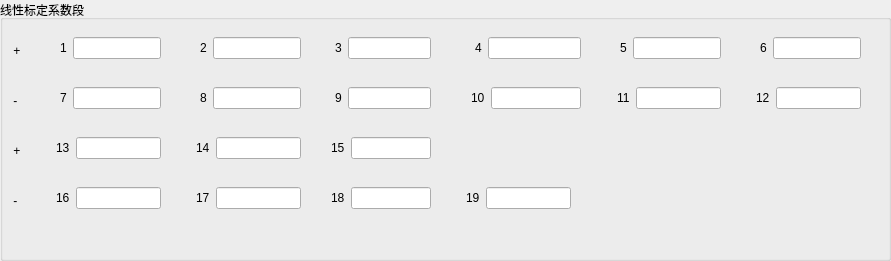
  <widget class="QGroupBox" name="groupBox_2">
   <property name="geometry">
    <rect>
     <x>20</x>
     <y>270</y>
     <width>891</width>
     <height>261</height>
    </rect>
   </property>
   <property name="title">
    <string>线性标定系数段</string>
   </property>
   <widget class="QWidget" name="layoutWidget_5">
    <property name="geometry">
     <rect>
      <x>40</x>
      <y>30</y>
      <width>121</width>
      <height>37</height>
     </rect>
    </property>
    <layout class="QGridLayout" name="gridLayout_3">
     <item row="1" column="1">
      <widget class="QLabel" name="label_2">
       <property name="text">
        <string>1</string>
       </property>
      </widget>
     </item>
     <item row="1" column="2">
      <widget class="QLineEdit" name="le1_2"/>
     </item>
     <item row="0" column="2">
      <spacer name="verticalSpacer_9">
       <property name="orientation">
        <enum>Qt::Vertical</enum>
       </property>
       <property name="sizeHint" stdset="0">
        <size>
         <width>20</width>
         <height>40</height>
        </size>
       </property>
      </spacer>
     </item>
     <item row="2" column="2">
      <spacer name="verticalSpacer_10">
       <property name="orientation">
        <enum>Qt::Vertical</enum>
       </property>
       <property name="sizeHint" stdset="0">
        <size>
         <width>20</width>
         <height>40</height>
        </size>
       </property>
      </spacer>
     </item>
     <item row="1" column="0">
      <spacer name="horizontalSpacer_5">
       <property name="orientation">
        <enum>Qt::Horizontal</enum>
       </property>
       <property name="sizeHint" stdset="0">
        <size>
         <width>40</width>
         <height>20</height>
        </size>
       </property>
      </spacer>
     </item>
    </layout>
   </widget>
   <widget class="QWidget" name="layoutWidget_6">
    <property name="geometry">
     <rect>
      <x>180</x>
      <y>30</y>
      <width>121</width>
      <height>37</height>
     </rect>
    </property>
    <layout class="QGridLayout" name="gridLayout_7">
     <item row="1" column="1">
      <widget class="QLabel" name="label_6">
       <property name="text">
        <string>2</string>
       </property>
      </widget>
     </item>
     <item row="1" column="2">
      <widget class="QLineEdit" name="le2_2"/>
     </item>
     <item row="0" column="2">
      <spacer name="verticalSpacer_11">
       <property name="orientation">
        <enum>Qt::Vertical</enum>
       </property>
       <property name="sizeHint" stdset="0">
        <size>
         <width>20</width>
         <height>40</height>
        </size>
       </property>
      </spacer>
     </item>
     <item row="2" column="2">
      <spacer name="verticalSpacer_12">
       <property name="orientation">
        <enum>Qt::Vertical</enum>
       </property>
       <property name="sizeHint" stdset="0">
        <size>
         <width>20</width>
         <height>40</height>
        </size>
       </property>
      </spacer>
     </item>
     <item row="1" column="0">
      <spacer name="horizontalSpacer_6">
       <property name="orientation">
        <enum>Qt::Horizontal</enum>
       </property>
       <property name="sizeHint" stdset="0">
        <size>
         <width>40</width>
         <height>20</height>
        </size>
       </property>
      </spacer>
     </item>
    </layout>
   </widget>
   <widget class="QWidget" name="layoutWidget_7">
    <property name="geometry">
     <rect>
      <x>320</x>
      <y>30</y>
      <width>111</width>
      <height>37</height>
     </rect>
    </property>
    <layout class="QGridLayout" name="gridLayout_8">
     <item row="1" column="1">
      <widget class="QLabel" name="label_7">
       <property name="text">
        <string>3</string>
       </property>
      </widget>
     </item>
     <item row="1" column="2">
      <widget class="QLineEdit" name="le3_2"/>
     </item>
     <item row="0" column="2">
      <spacer name="verticalSpacer_13">
       <property name="orientation">
        <enum>Qt::Vertical</enum>
       </property>
       <property name="sizeHint" stdset="0">
        <size>
         <width>20</width>
         <height>40</height>
        </size>
       </property>
      </spacer>
     </item>
     <item row="2" column="2">
      <spacer name="verticalSpacer_14">
       <property name="orientation">
        <enum>Qt::Vertical</enum>
       </property>
       <property name="sizeHint" stdset="0">
        <size>
         <width>20</width>
         <height>40</height>
        </size>
       </property>
      </spacer>
     </item>
     <item row="1" column="0">
      <spacer name="horizontalSpacer_7">
       <property name="orientation">
        <enum>Qt::Horizontal</enum>
       </property>
       <property name="sizeHint" stdset="0">
        <size>
         <width>40</width>
         <height>20</height>
        </size>
       </property>
      </spacer>
     </item>
    </layout>
   </widget>
   <widget class="QWidget" name="layoutWidget_8">
    <property name="geometry">
     <rect>
      <x>450</x>
      <y>30</y>
      <width>131</width>
      <height>37</height>
     </rect>
    </property>
    <layout class="QGridLayout" name="gridLayout_9">
     <item row="1" column="1">
      <widget class="QLabel" name="label_8">
       <property name="text">
        <string>4</string>
       </property>
      </widget>
     </item>
     <item row="1" column="2">
      <widget class="QLineEdit" name="le4_2"/>
     </item>
     <item row="0" column="2">
      <spacer name="verticalSpacer_15">
       <property name="orientation">
        <enum>Qt::Vertical</enum>
       </property>
       <property name="sizeHint" stdset="0">
        <size>
         <width>20</width>
         <height>40</height>
        </size>
       </property>
      </spacer>
     </item>
     <item row="2" column="2">
      <spacer name="verticalSpacer_16">
       <property name="orientation">
        <enum>Qt::Vertical</enum>
       </property>
       <property name="sizeHint" stdset="0">
        <size>
         <width>20</width>
         <height>40</height>
        </size>
       </property>
      </spacer>
     </item>
     <item row="1" column="0">
      <spacer name="horizontalSpacer_8">
       <property name="orientation">
        <enum>Qt::Horizontal</enum>
       </property>
       <property name="sizeHint" stdset="0">
        <size>
         <width>40</width>
         <height>20</height>
        </size>
       </property>
      </spacer>
     </item>
    </layout>
   </widget>
   <widget class="QWidget" name="layoutWidget_25">
    <property name="geometry">
     <rect>
      <x>740</x>
      <y>30</y>
      <width>121</width>
      <height>37</height>
     </rect>
    </property>
    <layout class="QGridLayout" name="gridLayout_29">
     <item row="1" column="1">
      <widget class="QLabel" name="label_28">
       <property name="text">
        <string>6</string>
       </property>
      </widget>
     </item>
     <item row="1" column="2">
      <widget class="QLineEdit" name="le6_2"/>
     </item>
     <item row="0" column="2">
      <spacer name="verticalSpacer_53">
       <property name="orientation">
        <enum>Qt::Vertical</enum>
       </property>
       <property name="sizeHint" stdset="0">
        <size>
         <width>20</width>
         <height>40</height>
        </size>
       </property>
      </spacer>
     </item>
     <item row="2" column="2">
      <spacer name="verticalSpacer_54">
       <property name="orientation">
        <enum>Qt::Vertical</enum>
       </property>
       <property name="sizeHint" stdset="0">
        <size>
         <width>20</width>
         <height>40</height>
        </size>
       </property>
      </spacer>
     </item>
     <item row="1" column="0">
      <spacer name="horizontalSpacer_27">
       <property name="orientation">
        <enum>Qt::Horizontal</enum>
       </property>
       <property name="sizeHint" stdset="0">
        <size>
         <width>40</width>
         <height>20</height>
        </size>
       </property>
      </spacer>
     </item>
    </layout>
   </widget>
   <widget class="QWidget" name="layoutWidget_26">
    <property name="geometry">
     <rect>
      <x>40</x>
      <y>80</y>
      <width>121</width>
      <height>37</height>
     </rect>
    </property>
    <layout class="QGridLayout" name="gridLayout_30">
     <item row="1" column="1">
      <widget class="QLabel" name="label_29">
       <property name="text">
        <string>7</string>
       </property>
      </widget>
     </item>
     <item row="1" column="2">
      <widget class="QLineEdit" name="le7_2"/>
     </item>
     <item row="0" column="2">
      <spacer name="verticalSpacer_55">
       <property name="orientation">
        <enum>Qt::Vertical</enum>
       </property>
       <property name="sizeHint" stdset="0">
        <size>
         <width>20</width>
         <height>40</height>
        </size>
       </property>
      </spacer>
     </item>
     <item row="2" column="2">
      <spacer name="verticalSpacer_56">
       <property name="orientation">
        <enum>Qt::Vertical</enum>
       </property>
       <property name="sizeHint" stdset="0">
        <size>
         <width>20</width>
         <height>40</height>
        </size>
       </property>
      </spacer>
     </item>
     <item row="1" column="0">
      <spacer name="horizontalSpacer_28">
       <property name="orientation">
        <enum>Qt::Horizontal</enum>
       </property>
       <property name="sizeHint" stdset="0">
        <size>
         <width>40</width>
         <height>20</height>
        </size>
       </property>
      </spacer>
     </item>
    </layout>
   </widget>
   <widget class="QWidget" name="layoutWidget_27">
    <property name="geometry">
     <rect>
      <x>600</x>
      <y>30</y>
      <width>121</width>
      <height>37</height>
     </rect>
    </property>
    <layout class="QGridLayout" name="gridLayout_31">
     <item row="1" column="1">
      <widget class="QLabel" name="label_30">
       <property name="text">
        <string>5</string>
       </property>
      </widget>
     </item>
     <item row="1" column="2">
      <widget class="QLineEdit" name="le5_2"/>
     </item>
     <item row="0" column="2">
      <spacer name="verticalSpacer_57">
       <property name="orientation">
        <enum>Qt::Vertical</enum>
       </property>
       <property name="sizeHint" stdset="0">
        <size>
         <width>20</width>
         <height>40</height>
        </size>
       </property>
      </spacer>
     </item>
     <item row="2" column="2">
      <spacer name="verticalSpacer_58">
       <property name="orientation">
        <enum>Qt::Vertical</enum>
       </property>
       <property name="sizeHint" stdset="0">
        <size>
         <width>20</width>
         <height>40</height>
        </size>
       </property>
      </spacer>
     </item>
     <item row="1" column="0">
      <spacer name="horizontalSpacer_29">
       <property name="orientation">
        <enum>Qt::Horizontal</enum>
       </property>
       <property name="sizeHint" stdset="0">
        <size>
         <width>40</width>
         <height>20</height>
        </size>
       </property>
      </spacer>
     </item>
    </layout>
   </widget>
   <widget class="QWidget" name="layoutWidget_28">
    <property name="geometry">
     <rect>
      <x>180</x>
      <y>80</y>
      <width>121</width>
      <height>37</height>
     </rect>
    </property>
    <layout class="QGridLayout" name="gridLayout_32">
     <item row="1" column="1">
      <widget class="QLabel" name="label_31">
       <property name="text">
        <string>8</string>
       </property>
      </widget>
     </item>
     <item row="1" column="2">
      <widget class="QLineEdit" name="le8_2"/>
     </item>
     <item row="0" column="2">
      <spacer name="verticalSpacer_59">
       <property name="orientation">
        <enum>Qt::Vertical</enum>
       </property>
       <property name="sizeHint" stdset="0">
        <size>
         <width>20</width>
         <height>40</height>
        </size>
       </property>
      </spacer>
     </item>
     <item row="2" column="2">
      <spacer name="verticalSpacer_60">
       <property name="orientation">
        <enum>Qt::Vertical</enum>
       </property>
       <property name="sizeHint" stdset="0">
        <size>
         <width>20</width>
         <height>40</height>
        </size>
       </property>
      </spacer>
     </item>
     <item row="1" column="0">
      <spacer name="horizontalSpacer_30">
       <property name="orientation">
        <enum>Qt::Horizontal</enum>
       </property>
       <property name="sizeHint" stdset="0">
        <size>
         <width>40</width>
         <height>20</height>
        </size>
       </property>
      </spacer>
     </item>
    </layout>
   </widget>
   <widget class="QWidget" name="layoutWidget_29">
    <property name="geometry">
     <rect>
      <x>320</x>
      <y>80</y>
      <width>111</width>
      <height>37</height>
     </rect>
    </property>
    <layout class="QGridLayout" name="gridLayout_33">
     <item row="1" column="1">
      <widget class="QLabel" name="label_32">
       <property name="text">
        <string>9</string>
       </property>
      </widget>
     </item>
     <item row="1" column="2">
      <widget class="QLineEdit" name="le9_2"/>
     </item>
     <item row="0" column="2">
      <spacer name="verticalSpacer_61">
       <property name="orientation">
        <enum>Qt::Vertical</enum>
       </property>
       <property name="sizeHint" stdset="0">
        <size>
         <width>20</width>
         <height>40</height>
        </size>
       </property>
      </spacer>
     </item>
     <item row="2" column="2">
      <spacer name="verticalSpacer_62">
       <property name="orientation">
        <enum>Qt::Vertical</enum>
       </property>
       <property name="sizeHint" stdset="0">
        <size>
         <width>20</width>
         <height>40</height>
        </size>
       </property>
      </spacer>
     </item>
     <item row="1" column="0">
      <spacer name="horizontalSpacer_31">
       <property name="orientation">
        <enum>Qt::Horizontal</enum>
       </property>
       <property name="sizeHint" stdset="0">
        <size>
         <width>40</width>
         <height>20</height>
        </size>
       </property>
      </spacer>
     </item>
    </layout>
   </widget>
   <widget class="QWidget" name="layoutWidget_30">
    <property name="geometry">
     <rect>
      <x>450</x>
      <y>80</y>
      <width>131</width>
      <height>37</height>
     </rect>
    </property>
    <layout class="QGridLayout" name="gridLayout_34">
     <item row="1" column="1">
      <widget class="QLabel" name="label_33">
       <property name="text">
        <string>10</string>
       </property>
      </widget>
     </item>
     <item row="1" column="2">
      <widget class="QLineEdit" name="le10_2"/>
     </item>
     <item row="0" column="2">
      <spacer name="verticalSpacer_63">
       <property name="orientation">
        <enum>Qt::Vertical</enum>
       </property>
       <property name="sizeHint" stdset="0">
        <size>
         <width>20</width>
         <height>40</height>
        </size>
       </property>
      </spacer>
     </item>
     <item row="2" column="2">
      <spacer name="verticalSpacer_64">
       <property name="orientation">
        <enum>Qt::Vertical</enum>
       </property>
       <property name="sizeHint" stdset="0">
        <size>
         <width>20</width>
         <height>40</height>
        </size>
       </property>
      </spacer>
     </item>
     <item row="1" column="0">
      <spacer name="horizontalSpacer_32">
       <property name="orientation">
        <enum>Qt::Horizontal</enum>
       </property>
       <property name="sizeHint" stdset="0">
        <size>
         <width>40</width>
         <height>20</height>
        </size>
       </property>
      </spacer>
     </item>
    </layout>
   </widget>
   <widget class="QWidget" name="layoutWidget_31">
    <property name="geometry">
     <rect>
      <x>600</x>
      <y>80</y>
      <width>121</width>
      <height>37</height>
     </rect>
    </property>
    <layout class="QGridLayout" name="gridLayout_35">
     <item row="1" column="1">
      <widget class="QLabel" name="label_34">
       <property name="text">
        <string>11</string>
       </property>
      </widget>
     </item>
     <item row="1" column="2">
      <widget class="QLineEdit" name="le11_2"/>
     </item>
     <item row="0" column="2">
      <spacer name="verticalSpacer_65">
       <property name="orientation">
        <enum>Qt::Vertical</enum>
       </property>
       <property name="sizeHint" stdset="0">
        <size>
         <width>20</width>
         <height>40</height>
        </size>
       </property>
      </spacer>
     </item>
     <item row="2" column="2">
      <spacer name="verticalSpacer_66">
       <property name="orientation">
        <enum>Qt::Vertical</enum>
       </property>
       <property name="sizeHint" stdset="0">
        <size>
         <width>20</width>
         <height>40</height>
        </size>
       </property>
      </spacer>
     </item>
     <item row="1" column="0">
      <spacer name="horizontalSpacer_33">
       <property name="orientation">
        <enum>Qt::Horizontal</enum>
       </property>
       <property name="sizeHint" stdset="0">
        <size>
         <width>40</width>
         <height>20</height>
        </size>
       </property>
      </spacer>
     </item>
    </layout>
   </widget>
   <widget class="QWidget" name="layoutWidget_32">
    <property name="geometry">
     <rect>
      <x>740</x>
      <y>80</y>
      <width>121</width>
      <height>37</height>
     </rect>
    </property>
    <layout class="QGridLayout" name="gridLayout_36">
     <item row="1" column="1">
      <widget class="QLabel" name="label_35">
       <property name="text">
        <string>12</string>
       </property>
      </widget>
     </item>
     <item row="1" column="2">
      <widget class="QLineEdit" name="le12_2"/>
     </item>
     <item row="0" column="2">
      <spacer name="verticalSpacer_67">
       <property name="orientation">
        <enum>Qt::Vertical</enum>
       </property>
       <property name="sizeHint" stdset="0">
        <size>
         <width>20</width>
         <height>40</height>
        </size>
       </property>
      </spacer>
     </item>
     <item row="2" column="2">
      <spacer name="verticalSpacer_68">
       <property name="orientation">
        <enum>Qt::Vertical</enum>
       </property>
       <property name="sizeHint" stdset="0">
        <size>
         <width>20</width>
         <height>40</height>
        </size>
       </property>
      </spacer>
     </item>
     <item row="1" column="0">
      <spacer name="horizontalSpacer_34">
       <property name="orientation">
        <enum>Qt::Horizontal</enum>
       </property>
       <property name="sizeHint" stdset="0">
        <size>
         <width>40</width>
         <height>20</height>
        </size>
       </property>
      </spacer>
     </item>
    </layout>
   </widget>
   <widget class="QWidget" name="layoutWidget_33">
    <property name="geometry">
     <rect>
      <x>40</x>
      <y>130</y>
      <width>121</width>
      <height>37</height>
     </rect>
    </property>
    <layout class="QGridLayout" name="gridLayout_37">
     <item row="1" column="1">
      <widget class="QLabel" name="label_36">
       <property name="text">
        <string>13</string>
       </property>
      </widget>
     </item>
     <item row="1" column="2">
      <widget class="QLineEdit" name="le13_2"/>
     </item>
     <item row="0" column="2">
      <spacer name="verticalSpacer_69">
       <property name="orientation">
        <enum>Qt::Vertical</enum>
       </property>
       <property name="sizeHint" stdset="0">
        <size>
         <width>20</width>
         <height>40</height>
        </size>
       </property>
      </spacer>
     </item>
     <item row="2" column="2">
      <spacer name="verticalSpacer_70">
       <property name="orientation">
        <enum>Qt::Vertical</enum>
       </property>
       <property name="sizeHint" stdset="0">
        <size>
         <width>20</width>
         <height>40</height>
        </size>
       </property>
      </spacer>
     </item>
     <item row="1" column="0">
      <spacer name="horizontalSpacer_35">
       <property name="orientation">
        <enum>Qt::Horizontal</enum>
       </property>
       <property name="sizeHint" stdset="0">
        <size>
         <width>40</width>
         <height>20</height>
        </size>
       </property>
      </spacer>
     </item>
    </layout>
   </widget>
   <widget class="QWidget" name="layoutWidget_34">
    <property name="geometry">
     <rect>
      <x>180</x>
      <y>130</y>
      <width>121</width>
      <height>37</height>
     </rect>
    </property>
    <layout class="QGridLayout" name="gridLayout_38">
     <item row="1" column="1">
      <widget class="QLabel" name="label_37">
       <property name="text">
        <string>14</string>
       </property>
      </widget>
     </item>
     <item row="1" column="2">
      <widget class="QLineEdit" name="le14_2"/>
     </item>
     <item row="0" column="2">
      <spacer name="verticalSpacer_71">
       <property name="orientation">
        <enum>Qt::Vertical</enum>
       </property>
       <property name="sizeHint" stdset="0">
        <size>
         <width>20</width>
         <height>40</height>
        </size>
       </property>
      </spacer>
     </item>
     <item row="2" column="2">
      <spacer name="verticalSpacer_72">
       <property name="orientation">
        <enum>Qt::Vertical</enum>
       </property>
       <property name="sizeHint" stdset="0">
        <size>
         <width>20</width>
         <height>40</height>
        </size>
       </property>
      </spacer>
     </item>
     <item row="1" column="0">
      <spacer name="horizontalSpacer_36">
       <property name="orientation">
        <enum>Qt::Horizontal</enum>
       </property>
       <property name="sizeHint" stdset="0">
        <size>
         <width>40</width>
         <height>20</height>
        </size>
       </property>
      </spacer>
     </item>
    </layout>
   </widget>
   <widget class="QWidget" name="layoutWidget_35">
    <property name="geometry">
     <rect>
      <x>320</x>
      <y>130</y>
      <width>111</width>
      <height>37</height>
     </rect>
    </property>
    <layout class="QGridLayout" name="gridLayout_39">
     <item row="1" column="1">
      <widget class="QLabel" name="label_38">
       <property name="text">
        <string>15</string>
       </property>
      </widget>
     </item>
     <item row="1" column="2">
      <widget class="QLineEdit" name="le15_2"/>
     </item>
     <item row="0" column="2">
      <spacer name="verticalSpacer_73">
       <property name="orientation">
        <enum>Qt::Vertical</enum>
       </property>
       <property name="sizeHint" stdset="0">
        <size>
         <width>20</width>
         <height>40</height>
        </size>
       </property>
      </spacer>
     </item>
     <item row="2" column="2">
      <spacer name="verticalSpacer_74">
       <property name="orientation">
        <enum>Qt::Vertical</enum>
       </property>
       <property name="sizeHint" stdset="0">
        <size>
         <width>20</width>
         <height>40</height>
        </size>
       </property>
      </spacer>
     </item>
     <item row="1" column="0">
      <spacer name="horizontalSpacer_37">
       <property name="orientation">
        <enum>Qt::Horizontal</enum>
       </property>
       <property name="sizeHint" stdset="0">
        <size>
         <width>40</width>
         <height>20</height>
        </size>
       </property>
      </spacer>
     </item>
    </layout>
   </widget>
   <widget class="QWidget" name="layoutWidget_36">
    <property name="geometry">
     <rect>
      <x>40</x>
      <y>180</y>
      <width>121</width>
      <height>37</height>
     </rect>
    </property>
    <layout class="QGridLayout" name="gridLayout_40">
     <item row="1" column="1">
      <widget class="QLabel" name="label_39">
       <property name="text">
        <string>16</string>
       </property>
      </widget>
     </item>
     <item row="1" column="2">
      <widget class="QLineEdit" name="le16_2"/>
     </item>
     <item row="0" column="2">
      <spacer name="verticalSpacer_75">
       <property name="orientation">
        <enum>Qt::Vertical</enum>
       </property>
       <property name="sizeHint" stdset="0">
        <size>
         <width>20</width>
         <height>40</height>
        </size>
       </property>
      </spacer>
     </item>
     <item row="2" column="2">
      <spacer name="verticalSpacer_76">
       <property name="orientation">
        <enum>Qt::Vertical</enum>
       </property>
       <property name="sizeHint" stdset="0">
        <size>
         <width>20</width>
         <height>40</height>
        </size>
       </property>
      </spacer>
     </item>
     <item row="1" column="0">
      <spacer name="horizontalSpacer_38">
       <property name="orientation">
        <enum>Qt::Horizontal</enum>
       </property>
       <property name="sizeHint" stdset="0">
        <size>
         <width>40</width>
         <height>20</height>
        </size>
       </property>
      </spacer>
     </item>
    </layout>
   </widget>
   <widget class="QWidget" name="layoutWidget_37">
    <property name="geometry">
     <rect>
      <x>450</x>
      <y>180</y>
      <width>121</width>
      <height>37</height>
     </rect>
    </property>
    <layout class="QGridLayout" name="gridLayout_41">
     <item row="1" column="1">
      <widget class="QLabel" name="label_40">
       <property name="text">
        <string>19</string>
       </property>
      </widget>
     </item>
     <item row="1" column="2">
      <widget class="QLineEdit" name="le19_2"/>
     </item>
     <item row="0" column="2">
      <spacer name="verticalSpacer_77">
       <property name="orientation">
        <enum>Qt::Vertical</enum>
       </property>
       <property name="sizeHint" stdset="0">
        <size>
         <width>20</width>
         <height>40</height>
        </size>
       </property>
      </spacer>
     </item>
     <item row="2" column="2">
      <spacer name="verticalSpacer_78">
       <property name="orientation">
        <enum>Qt::Vertical</enum>
       </property>
       <property name="sizeHint" stdset="0">
        <size>
         <width>20</width>
         <height>40</height>
        </size>
       </property>
      </spacer>
     </item>
     <item row="1" column="0">
      <spacer name="horizontalSpacer_39">
       <property name="orientation">
        <enum>Qt::Horizontal</enum>
       </property>
       <property name="sizeHint" stdset="0">
        <size>
         <width>40</width>
         <height>20</height>
        </size>
       </property>
      </spacer>
     </item>
    </layout>
   </widget>
   <widget class="QWidget" name="layoutWidget_38">
    <property name="geometry">
     <rect>
      <x>180</x>
      <y>180</y>
      <width>121</width>
      <height>37</height>
     </rect>
    </property>
    <layout class="QGridLayout" name="gridLayout_42">
     <item row="1" column="1">
      <widget class="QLabel" name="label_41">
       <property name="text">
        <string>17</string>
       </property>
      </widget>
     </item>
     <item row="1" column="2">
      <widget class="QLineEdit" name="le17_2"/>
     </item>
     <item row="0" column="2">
      <spacer name="verticalSpacer_79">
       <property name="orientation">
        <enum>Qt::Vertical</enum>
       </property>
       <property name="sizeHint" stdset="0">
        <size>
         <width>20</width>
         <height>40</height>
        </size>
       </property>
      </spacer>
     </item>
     <item row="2" column="2">
      <spacer name="verticalSpacer_80">
       <property name="orientation">
        <enum>Qt::Vertical</enum>
       </property>
       <property name="sizeHint" stdset="0">
        <size>
         <width>20</width>
         <height>40</height>
        </size>
       </property>
      </spacer>
     </item>
     <item row="1" column="0">
      <spacer name="horizontalSpacer_40">
       <property name="orientation">
        <enum>Qt::Horizontal</enum>
       </property>
       <property name="sizeHint" stdset="0">
        <size>
         <width>40</width>
         <height>20</height>
        </size>
       </property>
      </spacer>
     </item>
    </layout>
   </widget>
   <widget class="QWidget" name="layoutWidget_39">
    <property name="geometry">
     <rect>
      <x>320</x>
      <y>180</y>
      <width>111</width>
      <height>37</height>
     </rect>
    </property>
    <layout class="QGridLayout" name="gridLayout_43">
     <item row="1" column="1">
      <widget class="QLabel" name="label_42">
       <property name="text">
        <string>18</string>
       </property>
      </widget>
     </item>
     <item row="1" column="2">
      <widget class="QLineEdit" name="le18_2"/>
     </item>
     <item row="0" column="2">
      <spacer name="verticalSpacer_81">
       <property name="orientation">
        <enum>Qt::Vertical</enum>
       </property>
       <property name="sizeHint" stdset="0">
        <size>
         <width>20</width>
         <height>40</height>
        </size>
       </property>
      </spacer>
     </item>
     <item row="2" column="2">
      <spacer name="verticalSpacer_82">
       <property name="orientation">
        <enum>Qt::Vertical</enum>
       </property>
       <property name="sizeHint" stdset="0">
        <size>
         <width>20</width>
         <height>40</height>
        </size>
       </property>
      </spacer>
     </item>
     <item row="1" column="0">
      <spacer name="horizontalSpacer_41">
       <property name="orientation">
        <enum>Qt::Horizontal</enum>
       </property>
       <property name="sizeHint" stdset="0">
        <size>
         <width>40</width>
         <height>20</height>
        </size>
       </property>
      </spacer>
     </item>
    </layout>
   </widget>
   <widget class="QLabel" name="label_59">
    <property name="geometry">
     <rect>
      <x>10</x>
      <y>180</y>
      <width>20</width>
      <height>41</height>
     </rect>
    </property>
    <property name="text">
     <string> -</string>
    </property>
   </widget>
   <widget class="QLabel" name="label_57">
    <property name="geometry">
     <rect>
      <x>10</x>
      <y>80</y>
      <width>20</width>
      <height>41</height>
     </rect>
    </property>
    <property name="text">
     <string> -</string>
    </property>
   </widget>
   <widget class="QLabel" name="label_58">
    <property name="geometry">
     <rect>
      <x>10</x>
      <y>30</y>
      <width>20</width>
      <height>41</height>
     </rect>
    </property>
    <property name="text">
     <string> +</string>
    </property>
   </widget>
   <widget class="QLabel" name="label_56">
    <property name="geometry">
     <rect>
      <x>10</x>
      <y>130</y>
      <width>20</width>
      <height>41</height>
     </rect>
    </property>
    <property name="text">
     <string> +</string>
    </property>
   </widget>
  </widget>
